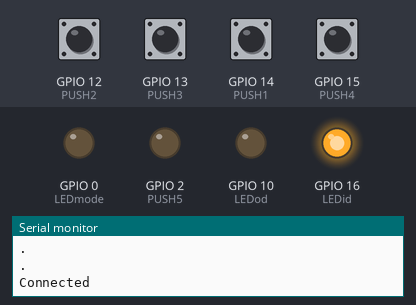
Recording of a sketch running on a simulated ESP8266 (NodeMCU). Shown: output pins drawn as LEDs (lit = HIGH), the last lines printed to the serial monitor. Dashed ring = blinking. Inputs (shaded band) come from the test bench; at power-on: GPIO 12 (PUSH2), GPIO 13 (PUSH3), GPIO 14 (PUSH1), GPIO 15 (PUSH4) LOW. WiFi joins after 1.5 s; servers stay silent unless stated; uploads are accepted with an empty reply; the local clock reads 2024-03-15 10:24:30 at power-on unless the sketch sets it.

Above: at 3.2 s.
3.3 s: GPIO 12 (PUSH2) pulled HIGH for 0.15 s
At 3.72 s:
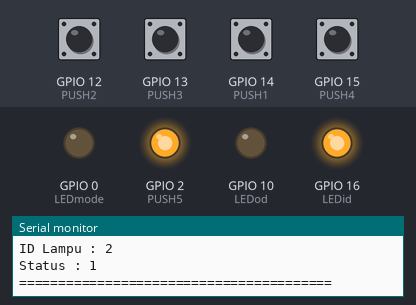
6.4 s: GPIO 12 (PUSH2) pulled HIGH for 1 s
At 8.95 s:
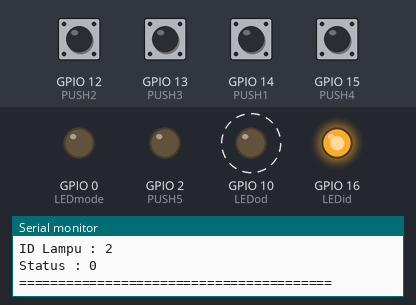
9.4 s: GPIO 13 (PUSH3) pulled HIGH for 0.15 s
At 11.5 s:
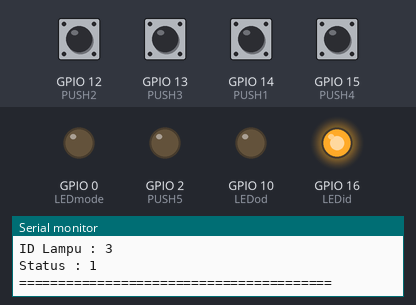
12.5 s: GPIO 13 (PUSH3) pulled HIGH for 1 s
At 12.92 s:
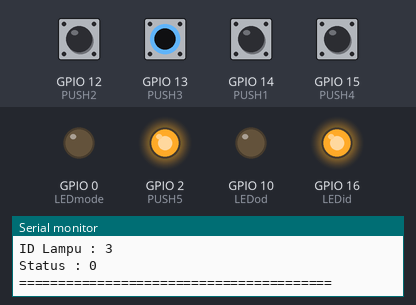
Timing chart, 0 to 16.7 s (numbered marks = the images above; inputs shaded):
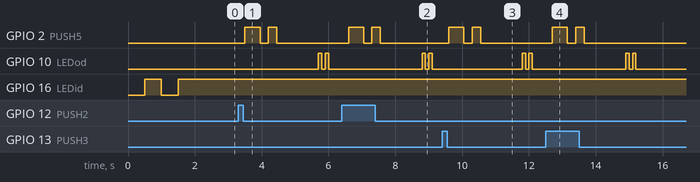

The sketch:

ujiwebrecapRTC.ino
```cpp
#include <RTClib.h>
#include <ESP8266WiFi.h>
#include <WiFiClient.h>
#include <ESP8266HTTPClient.h>

#define LEDid 16
#define LEDod 10
#define LEDmode 0
#define PUSH1 14
#define PUSH2 12
#define PUSH3 13
#define PUSH4 15
#define PUSH5 2

int buttonState1 = 0;
int buttonState2 = 0;
int buttonState3 = 0;
int buttonState4 = 0;
int buttonState5 = 0;

#define WIFISSID "Ahlan Wa Sahlan"
#define PASSWORD "jazakumullahu_Kha1ran"
#define HOST "192.168.1.64"

RTC_DS3231 rtc;

int action;
int idlampu;
String profile;
String waktu;
int lampS;
char dataHari[7][12] = {"7", "1", "2", "3", "4", "5", "6"};
String hari;
int tanggal, bulan, tahun, jam, menit, detik;

void setup()
{
  Serial.begin(9600); // Starts the serial communication
  pinMode(LEDid, OUTPUT);
  pinMode(LEDod, OUTPUT);
  pinMode(LEDmode, OUTPUT);
  pinMode(PUSH1, INPUT);
  pinMode(PUSH2, INPUT);
  pinMode(PUSH3, INPUT);
  pinMode(PUSH4, INPUT);
  pinMode(PUSH5, INPUT);
  pinMode(LED_BUILTIN, OUTPUT);
  WiFi.begin(WIFISSID, PASSWORD);
  //cek
  while (WiFi.status() != WL_CONNECTED)
  {
    Serial.println(".");
    digitalWrite(LEDid, LOW);
    delay(500);
    digitalWrite(LEDid, HIGH);
    delay(500);
  }
  Serial.println("Connected");
  digitalWrite(LEDid, HIGH);

  if (!rtc.begin())
  {
    Serial.println("RTC Tidak Ditemukan");
    Serial.flush();
    abort();
  }

  //Atur Waktu
  rtc.adjust(DateTime(F(__DATE__), F(__TIME__)));
  rtc.adjust(DateTime(2021, 5, 8, 10, 23, 0));
}

void loadData()
{
  DateTime now = rtc.now();
  hari = dataHari[now.dayOfTheWeek()];
  tanggal = now.day(), DEC;
  bulan = now.month(), DEC;
  tahun = now.year(), DEC;
  jam = now.hour(), DEC;
  menit = now.minute(), DEC;
  detik = now.second(), DEC;

  waktu = String() + jam + ":" + menit + ":" + detik;

  WiFiClient client;
  int httpPort = 80;
  if (!client.connect(HOST, httpPort))
  {
    Serial.println("Connection Failed");
    digitalWrite(LED_BUILTIN, HIGH);
    delay(500);
    digitalWrite(LED_BUILTIN, LOW);
    delay(500);
  }
  digitalWrite(LED_BUILTIN, HIGH);

  Serial.println("Waktu : " + String(waktu));
  Serial.println("Hari : " + String(hari));
  Serial.println("ID Lampu : " + String(idlampu));
  Serial.println("Status : " + String(lampS));

  String Link;
  HTTPClient http;

  Link = "http://" + String(HOST) + "/Behavior/loadData.php?&waktu=" + String(waktu) + "&hari=" + String(hari) + "&idlampu=" + String(idlampu) + "&status=" + String(lampS);
  http.begin(Link);
  http.GET();

  String respon = http.getString();
  Serial.println("====================" + respon + "====================");
  digitalWrite(LED_BUILTIN, HIGH);
  delay(250);
  digitalWrite(LED_BUILTIN, LOW);
  delay(250);
  digitalWrite(LED_BUILTIN, HIGH);
  delay(250);
  digitalWrite(LED_BUILTIN, LOW);
  delay(250);
  http.end();
  delay(1000);
  digitalWrite(LEDod, HIGH);
  delay(100);
  digitalWrite(LEDod, LOW);
  delay(100);
  digitalWrite(LEDod, HIGH);
  delay(100);
  digitalWrite(LEDod, LOW);
  delay(100);
  return;
}

void loop()
{
  if (digitalRead(PUSH5) == 1 && buttonState5 == 0)
  {
    buttonState5 = 1;
    action = 1;
    Serial.println("Mode Behavior Aktif");
    String Link;
    HTTPClient http;
    Link = "http://" + String(HOST) + "/Behavior/loadMode.php?&action=" + String(action);
    http.begin(Link);
    http.GET();
    digitalWrite(LEDmode, HIGH);
    String respon = http.getString();
    Serial.println("====================" + respon + "====================");
    http.end();
    delay(1000);
    digitalWrite(LEDod, HIGH);
    delay(100);
    digitalWrite(LEDod, LOW);
    delay(100);
    digitalWrite(LEDod, HIGH);
    delay(100);
    digitalWrite(LEDod, LOW);
    delay(100);
  }

  else if (digitalRead(PUSH5) == 1 && buttonState5 == 1)
  {
    buttonState5 = 0;
    action = 0;
    Serial.println("Manual Mode Aktif");
    String Link;
    HTTPClient http;
    Link = "http://" + String(HOST) + "/Behavior/loadMode.php?&action=" + String(action);
    http.begin(Link);
    http.GET();
    digitalWrite(LEDmode, LOW);
    String respon = http.getString();
    Serial.println("====================" + respon + "====================");
    http.end();
    delay(1000);
    digitalWrite(LEDod, HIGH);
    delay(100);
    digitalWrite(LEDod, LOW);
    delay(100);
    digitalWrite(LEDod, HIGH);
    delay(100);
    digitalWrite(LEDod, LOW);
    delay(100);
  }

  else if (digitalRead(PUSH1) == 1 && buttonState1 == 0)
  {
    buttonState1 = 1;
    Serial.println("==================Lampu 1 Aktif==================");
    idlampu = 1;
    lampS = 1;
    loadData();
  }
  else if (digitalRead(PUSH1) == 1 && buttonState1 == 1)
  {
    buttonState1 = 0;
    Serial.println("==================Lampu 1 Mati===================");
    idlampu = 1;
    lampS = 0;
    loadData();
  }
  //2
  else if (digitalRead(PUSH2) == 1 && buttonState2 == 0)
  {
    buttonState2 = 1;
    Serial.println("==================Lampu 2 Aktif==================");
    idlampu = 2;
    lampS = 1;
    loadData();
  }
  else if (digitalRead(PUSH2) == 1 && buttonState2 == 1)
  {
    buttonState2 = 0;
    Serial.println("==================Lampu 2 Mati===================");
    idlampu = 2;
    lampS = 0;
    loadData();
  }
  //3
  else if (digitalRead(PUSH3) == 1 && buttonState3 == 0)
  {
    buttonState3 = 1;
    Serial.println("==================Lampu 3 Aktif==================");
    idlampu = 3;
    lampS = 1;
    loadData();
  }
  else if (digitalRead(PUSH3) == 1 && buttonState3 == 1)
  {
    buttonState3 = 0;
    Serial.println("==================Lampu 3 Mati===================");
    idlampu = 3;
    lampS = 0;
    loadData();
  }
  //4
  else if (digitalRead(PUSH4) == 1 && buttonState4 == 0)
  {
    buttonState4 = 1;
    Serial.println("==================Lampu 4 Aktif==================");
    idlampu = 4;
    lampS = 1;
    loadData();
  }
  else if (digitalRead(PUSH4) == 1 && buttonState4 == 1)
  {
    buttonState4 = 0;
    Serial.println("==================Lampu 4 Mati===================");
    idlampu = 4;
    lampS = 0;
    loadData();
  }
}
```

Measured:
- after the input at 3.3 s, GPIO 2 (PUSH5): LOW → HIGH after 0.20 s, → LOW 0.45 s later, → HIGH 0.25 s later, → LOW 0.25 s later; GPIO 10 (LEDod): alternates HIGH for 0.10 s and LOW for 0.10 s, 4 changes in all, then stays LOW, starting after 2.4 s
- after the input at 6.4 s, GPIO 2 (PUSH5): LOW → HIGH after 0.20 s, → LOW 0.45 s later, → HIGH 0.25 s later, → LOW 0.25 s later; GPIO 10 (LEDod): alternates HIGH for 0.10 s and LOW for 0.10 s, starting after 2.4 s
- after the input at 9.4 s, GPIO 2 (PUSH5): LOW → HIGH after 0.20 s, → LOW 0.45 s later, → HIGH 0.25 s later, → LOW 0.25 s later; GPIO 10 (LEDod): alternates HIGH for 0.10 s and LOW for 0.10 s, 4 changes in all, then stays LOW, starting after 2.4 s
- after the input at 12.5 s, GPIO 2 (PUSH5): LOW → HIGH after 0.20 s, → LOW 0.45 s later, → HIGH 0.25 s later, → LOW 0.25 s later; GPIO 10 (LEDod): alternates HIGH for 0.10 s and LOW for 0.10 s, 4 changes in all, then stays LOW, starting after 2.4 s
